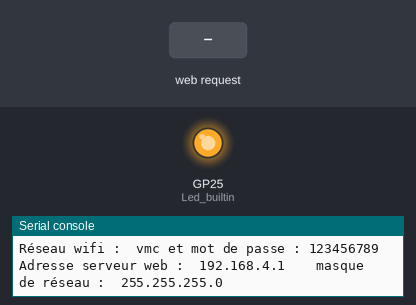
A program run on a simulated Raspberry Pi Pico running MicroPython. On the bench: output pins drawn as LEDs (lit = HIGH), the last lines printed to the serial console. The test bench sets the inputs (shaded band). The board's own WiFi access point starts at once; files that are not in the repository are absent.

Above: at 0.1 s.
At 9.2 s:
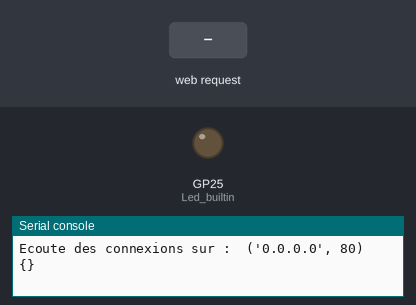
9.3 s: HTTP request GET /? received
10.8 s: HTTP request GET / received
Timing chart, 0 to 13.8 s (numbered marks = the images above; inputs shaded):
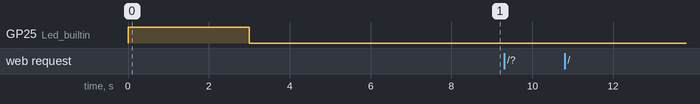

The program:

main_serveur_web.py
```python
################################
##### MODULE SERVEUR WEB #######
#NE  PAS MODIFIER CE MODULE
################################
import gc
gc.collect()

import network
import socket
import time
#parametre du serveur
import parametres
repertoire = parametres.repertoire
index_page = parametres.index_page
ssid = parametres.ssid
password = parametres.password

#module de gestion interne et capteurs
import mgic
#module  traitement de commandes dynamiques
import mtcd

#led allumée durant les échanges client-serveur
from machine import Pin
Led_builtin = Pin('LED', Pin.OUT)
Led_builtin.off()

def connexion_wifi_STA(pssid,ppassword) : # Connexion wifi mode STATION

    wlan = network.WLAN(network.STA_IF)
    wlan.active(True)
    wlan.connect(pssid, ppassword)

    # Wait for connect or fail
    max_wait = 10
    while max_wait > 0:
        if wlan.status() < 0 or wlan.status() >= 3:
            break
        max_wait -= 1
        print('waiting for connection...')
        time.sleep(1)

    # Handle connection error
    if wlan.status() != 3:
        raise RuntimeError('network connection failed')
    else:
        print('Serveur connecté à la borne wifi : ', pssid)
        status = wlan.ifconfig()
        print( 'Adresse serveur web : ' + status[0] )
        Led_builtin.on()
        time.sleep(3)
        Led_builtin.off()

def connexion_wifi_AP(pssid,ppassword): #Connexion wifi mode ACCESS POINT
    wlan = network.WLAN(network.AP_IF)
    wlan.config(essid= pssid , password = ppassword)
    wlan.active(True)
    wlan.config(pm = 0xa11140) #augmente la réactivité
    while wlan.active == False :
        pass
    print("Access point actif")
    print('Réseau wifi : ',pssid, 'et mot de passe :',ppassword)
    print('Adresse serveur web : ',wlan.ifconfig()[0],'\t masque de réseau : ',wlan.ifconfig()[1])
    Led_builtin.on()
    time.sleep(3)
    Led_builtin.off()

def insertion_valeurs_dynamiques (fichier_lu) :
    debut_recherche = 0
    while True :
        # recherche du premier {{
        start = fichier_lu.find(b"{{", debut_recherche)
        if start ==-1 :
            break
        end = fichier_lu.find(b"}}", start)
        nom_variable = fichier_lu[start + 2:end].strip()
        nom_variable_str = nom_variable.decode()
        valeur_nom_variable = dico_valeurs_dynamiques.get(nom_variable_str)
        if valeur_nom_variable != None :
            fichier_lu = fichier_lu[0:start]+ valeur_nom_variable + fichier_lu[end+2::]
        #recherche de la prochaine insertion capteur
        debut_recherche = end + 2
    return fichier_lu


def acquisition_commande(request_file_name) :
    print(request_file_name)
    #analyse de la requête, recherche de la commande
    commande = ''
    if "/?" in request_file_name:
        indice_debut = request_file_name.find("?")+1
        commande = request_file_name[indice_debut:]
        Led_builtin.off()
        #gc.collect()
    return commande

def get_request_file(request_file_name):
    #page index par défaut
    if request_file_name == '/' :
        request_file_name = '/'+index_page
    with open(repertoire + request_file_name, 'rb') as file:   #byte
        file_requested= file.read()
        print(repertoire + request_file_name)
    file_requested = insertion_valeurs_dynamiques(file_requested)
    return file_requested

################################################################
#debut programme principal

#connexion wifi
if parametres.mode_wifi== 'AP' :
    connexion_wifi_AP(ssid,password)
elif parametres.mode_wifi== 'STA' :
    connexion_wifi_STA(ssid,password)

#Construction dico_valeurs_dynamiques
dico_valeurs_dynamiques = {}

# Open socket
addr = socket.getaddrinfo('0.0.0.0', 80)[0][-1]
time.sleep(5)
s = socket.socket()
s.bind(addr)
s.listen(5)
s.settimeout(2)
print('Ecoute des connexions sur : ', addr) # Listen for connections

while True:
    commande=''
    #Mise à jour donnéees dynamiques : Capteurs....
    dico_valeurs_dynamiques = mgic.gestion_interne_et_affichages_capteurs(dico_valeurs_dynamiques)
    try:
        cl, addr = s.accept()
        #Allume LED pour indiquer un client connecté
        Led_builtin.on()
        #reception de la demande
        request = cl.recv(1024)
        #turns the request into a string
        request = str(request)
        #recherche des donnémtcd.traitement_commandes_dynamiques(commande)es demandées
        request = request.split()[1]
        if '.html' in request:
            file_header = 'HTTP/1.1 200 OK\r\nContent-type: text/html\r\n\r\n'
        elif '.css' in request:
            file_header = 'HTTP/1.1 200 OK\r\nContent-type: text/css\r\n\r\n'
        elif '.js' in request:
            file_header = 'HTTP/1.1 200 OK\r\nContent-type: text/javascript\r\n\r\n'
        elif '.svg' in request:
            file_header = 'HTTP/1.1 200 OK\r\nContent-type: image/svg+xml\r\n\r\n'
        elif '.json' in request:
            file_header = 'HTTP/1.1 200 OK\r\nContent-type: application/json\r\n\r\n'  #json
        elif '.svgz' in request:
            file_header = 'HTTP/1.1 200 OK\r\nContent-type: image/svg+xml\r\n\r\n'
        elif '.png' in request:
            file_header = 'HTTP/1.1 200 OK\r\nContent-type: image/png\r\n\r\n'
        elif '.ico' in request:
            file_header = 'HTTP/1.1 200 OK\r\nContent-type: image/x-icon\r\n\r\n'
        elif '.jpg' in request:
            file_header = 'HTTP/1.1 200 OK\r\nContent-type: image/jpg\r\n\r\n'
        elif '.webp' in request:
            file_header = 'HTTP/1.1 200 OK\r\nContent-type: image/webp\r\n\r\n'   #webp
        # serve index if you don't know
        else:
            file_header = 'HTTP/1.1 200 OK\r\nContent-type: text/html\r\n\r\n'
        #lecture du ficher demandé + recherche commande
        #recherche d'une commande
        print(request)
        commande = acquisition_commande(request)
        print('la commande est :',commande)
        #mtcd.traitement_commandes_dynamiques(commande) #traitement commandes dynamiques
        #pas de commande = simple appel de page
        if commande=='' :
            #lecture du ficher demandé + insertion data
            response = get_request_file(request)
            #envoie file header
            cl.send(file_header)
            #envoie réponse
            cl.sendall(response)
            cl.close()
            #eteindre la led  : fin de la communication
            Led_builtin.off()
        cl.close()
    except :
        try:
            cl.close()
        except :
            pass
        Led_builtin.off()
        print('pas de connexion http')
    mtcd.traitement_commandes_dynamiques(commande)

'''
if __name__=='__main__' :
    activer_serveur_web()
'''
```

parametres.py
```python
#paramétrage site web
repertoire = 'www'
index_page='index.html'

#parametres wifi station ou AP
ssid="vmc"
password="123456789"

#mode WIFI
mode_wifi = 'AP'
#mode_wifi = 'STA'
```

mgic.py
```python
#### initialisation des capteurs et fonctions internes #############


#########################################################################
def gestion_interne_et_affichages_capteurs(dico) :
    ################### Gestion interne et capteurs #####################

    ################ Actualisation des variables web  #############

    ###################################################################
    print (dico) # controle debug
    return(dico)
```

mtcd.py
```python
#initialisation des commandes, ....
#instanciation et initialisation

#fonctions_pilotées


#######################################################
def traitement_commandes_dynamiques (commande):
    try :
        commande_split=commande.split('=')
        ##############################################


    ##################################################
    except :
        pass

    
```
